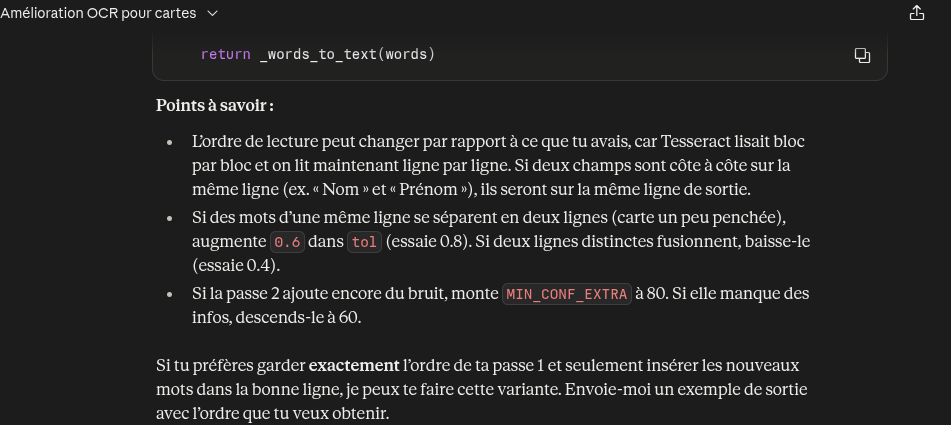
#> input picture src/image.png, 951 x 425 px
$ python -i ocr_v3.py   (imports and definitions only)
#> lines starting #> are read from the running program, lines starting #| are printed output that depends on the picture; after the words box and inside, x2 and y2 are one past the last pixel; in counts of white or black regions, pixels touching at a corner belong together
#> further down, picture is the input picture: shape (425, 951, 3); mean B, G, R 38.1, 38.2, 38.4
"""OCR : extraire le texte brut et les champs d'une carte."""

import re

import cv2
import numpy as np
import pytesseract
from pytesseract import Output

try:
    import config

    TESSERACT_LANG = getattr(config, "TESSERACT_LANG", "fra")
    TESSERACT_PSM = getattr(config, "TESSERACT_PSM", 6)
    OCR_MIN_WIDTH = getattr(config, "OCR_MIN_WIDTH", 1500)
except ImportError:
    TESSERACT_LANG, TESSERACT_PSM, OCR_MIN_WIDTH = "fra", 6, 1500


MIN_CONF = 70  # ignore les mots peu fiables de la 2e passe
MIN_CONF_EXTRA = 70  # fiabilité minimale des mots ajoutés par la 2e passe
OVERLAP_MAX = 0.3  # au-delà, le mot est considéré déjà trouvé


def _get_words(img, psm, min_conf):
    h, w = img.shape[:2]
    d = pytesseract.image_to_data(
        img, lang=TESSERACT_LANG, config=f"--psm {psm}", output_type=Output.DICT
    )
    words = []
    for i, text in enumerate(d["text"]):
        text = text.strip()
        if not text:
            continue
        try:
            conf = float(d["conf"][i])
        except ValueError:
            continue
        if conf < min_conf:
            continue
        # coordonnées en fraction (0..1) : comparables entre les deux images
        x0, y0 = d["left"][i] / w, d["top"][i] / h
        x1, y1 = x0 + d["width"][i] / w, y0 + d["height"][i] / h
        words.append({"t": text, "box": (x0, y0, x1, y1)})
    return words


def _overlap(a, b):
    """Part de la boîte a recouverte par la boîte b."""
    ix = max(0.0, min(a[2], b[2]) - max(a[0], b[0]))
    iy = max(0.0, min(a[3], b[3]) - max(a[1], b[1]))
    area = (a[2] - a[0]) * (a[3] - a[1])
    return (ix * iy) / area if area > 0 else 0.0


def _yc(w):
    return (w["box"][1] + w["box"][3]) / 2


def _words_to_text(words):
    if not words:
        return ""
    tol = 0.6 * float(np.median([w["box"][3] - w["box"][1] for w in words]))

    rows = []
    for w in sorted(words, key=_yc):
        if rows and abs(_yc(w) - rows[-1]["yc"]) <= tol:
            rows[-1]["w"].append(w)
            rows[-1]["yc"] = float(np.mean([_yc(x) for x in rows[-1]["w"]]))
        else:
            rows.append({"yc": _yc(w), "w": [w]})

    lines = []
    for r in rows:
        r["w"].sort(key=lambda w: w["box"][0])  # gauche -> droite
        lines.append(" ".join(w["t"] for w in r["w"]))
    return "\n".join(lines)


def _preprocess(card_img):
    # TON code d'origine, inchangé
    gray = cv2.cvtColor(card_img, cv2.COLOR_BGR2GRAY)
    h, w = gray.shape
#> h = 425; w = 951
    if w < OCR_MIN_WIDTH:
        scale = OCR_MIN_WIDTH / w
#> scale = 1.58
        gray = cv2.resize(
            gray, (int(w * scale), int(h * scale)), interpolation=cv2.INTER_CUBIC
        )
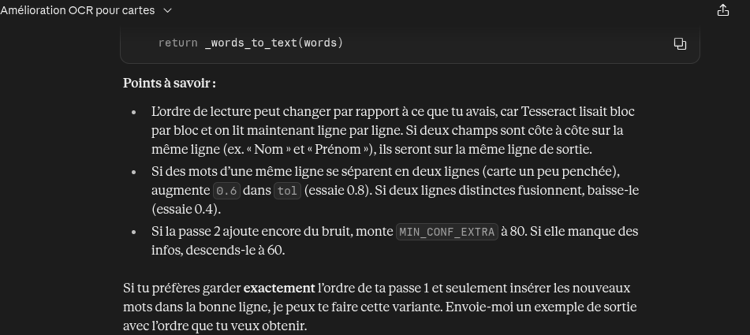
#> gray: shape (670, 1500) (shown at 1/2 size); min 0, max 255, mean 38.3
    _, binary = cv2.threshold(gray, 0, 255, cv2.THRESH_BINARY + cv2.THRESH_OTSU)
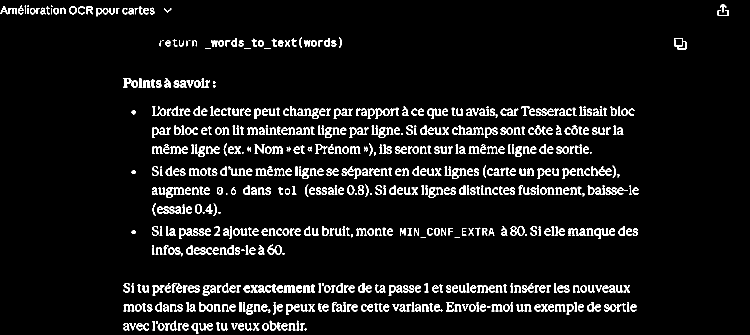
#> binary: shape (670, 1500) (shown at 1/2 size); 6.1% white; 738 white regions (67 under 20 px), largest, box (x1, y1, x2, y2) and area: (535, 489, 563, 509) 240, (1348, 76, 1373, 100) 233, (567, 570, 591, 585) 211
    return binary


def _preprocess_gray(card_img):
    # Gris agrandi SANS binarisation : Tesseract binarise lui-même,
    # souvent mieux sur les petits textes
    gray = cv2.cvtColor(card_img, cv2.COLOR_BGR2GRAY)
    h, w = gray.shape
    scale = max(OCR_MIN_WIDTH / w, 1.0) * 1.5
    return cv2.resize(
        gray, (int(w * scale), int(h * scale)), interpolation=cv2.INTER_CUBIC
    )


def _key(line):
    return re.sub(r"\W+", "", line.lower())


def extract_raw_text(card_img):
    if card_img is None:
        return ""

    # Passe 1 : ton prétraitement actuel (tous les mots)
    words = _get_words(_preprocess(card_img), TESSERACT_PSM, min_conf=0)
#> in _get_words, `h, w = img.shape[:2]`: h = 670; w = 1500

    # Passe 2 : on ajoute seulement les mots qui n'existent pas déjà à cet endroit
    for w in _get_words(_preprocess_gray(card_img), 11, MIN_CONF_EXTRA):
        if all(_overlap(w["box"], k["box"]) < OVERLAP_MAX for k in words):
            words.append(w)

    return _words_to_text(words)

>>> import cv2
>>> picture = cv2.imread('image.png')
#> (the run stopped early here; a loop or call above may not have finished)
